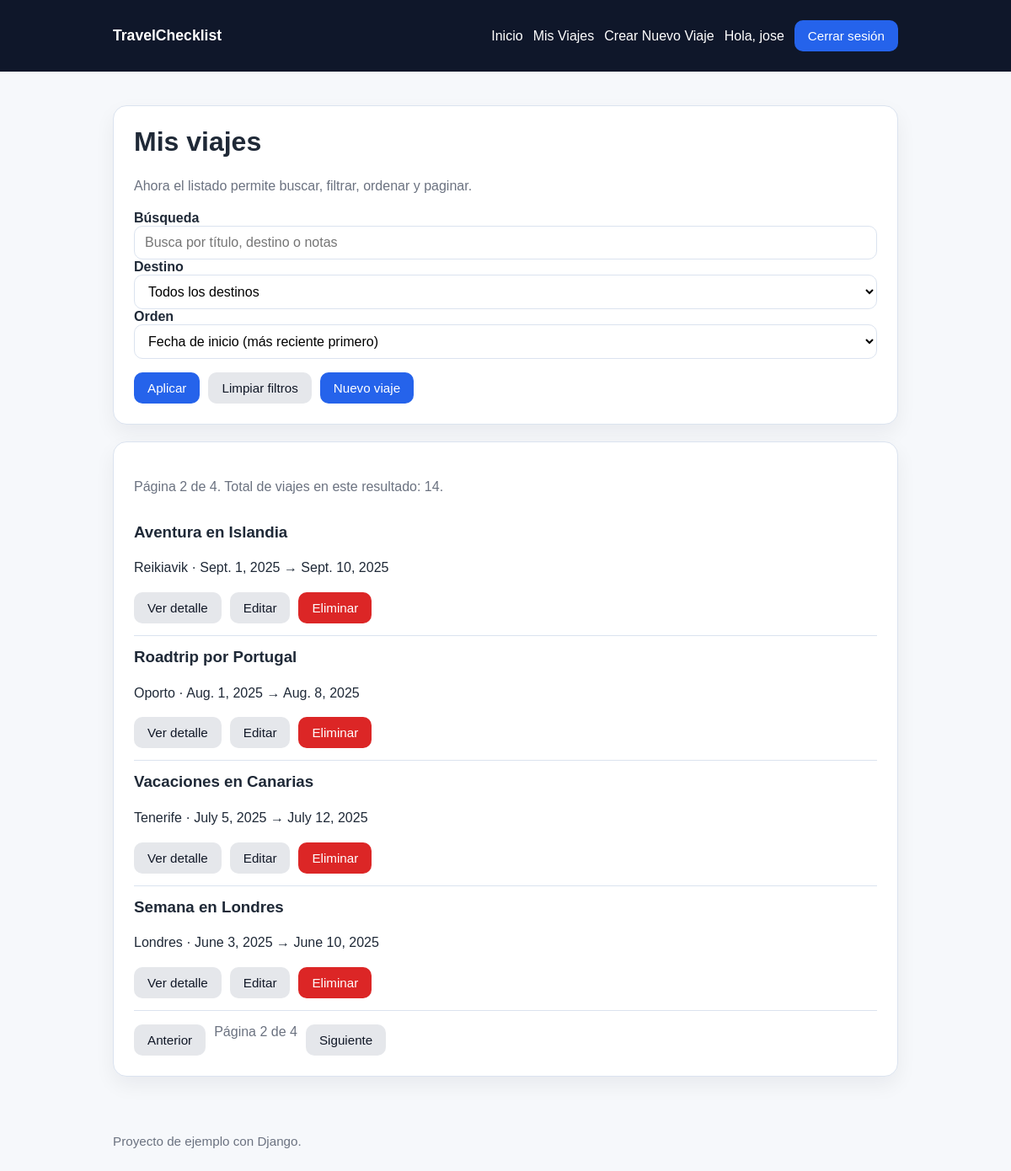
The app's page /trips/?page=2&q=&destination=&order=start_desc (signed in) with its own data.
### trips/models.py (models this page shows, shortened)
class Trip(models.Model):
    user = models.ForeignKey(
        settings.AUTH_USER_MODEL,
        on_delete=models.CASCADE,
        related_name='trips'
    )
    title = models.CharField(max_length=120)        # Título del viaje
    destination = models.CharField(max_length=120)  # Destino
    start_date = models.DateField()                 # Inicio del viaje
    end_date = models.DateField()                   # Fin del viaje
    notes = models.TextField(blank=True)            # Notas opcionales
    created_at = models.DateTimeField(auto_now_add=True)  # Fecha de creación
    class Meta:
        ordering = ['-start_date', '-created_at']

### trips/views.py (the view)
# urls.py: path('trips/', views.trip_list, name='trip_list'),
@login_required
def trip_list(request):
    trips = Trip.objects.filter(user=request.user)
    q = request.GET.get('q', '').strip()
    destination = request.GET.get('destination', '').strip()
    order = request.GET.get('order', 'start_desc')
    if q:
        trips = trips.filter(
            Q(title__icontains=q) |
            Q(destination__icontains=q) |
            Q(notes__icontains=q)
        )
    if destination:
        trips = trips.filter(destination=destination)
    order_options = {
        'start_desc': '-start_date',   # Más recientes primero
        'start_asc': 'start_date',     # Más antiguos primero
        'destination_asc': 'destination',
        'created_desc': '-created_at',
        'created_asc': 'created_at',
    }
    trips = trips.order_by(order_options.get(order, '-start_date'))
    destinations = (
        Trip.objects
        .filter(user=request.user)
        .values_list('destination', flat=True)
        .distinct()
        .order_by('destination')
    )
    paginator = Paginator(trips, 4)
    page_number = request.GET.get('page')
    page_obj = paginator.get_page(page_number)
    context = {
        'trips': page_obj.object_list,
        'page_obj': page_obj,
        'q': q,
        'destination': destination,
        'order': order,
        'destinations': destinations,
    }
    return render(request, 'trips/trip_list.html', context)

### trips/templates/trips/trip_list.html (shortened to what this page needs)
{% extends 'trips/base.html' %}
{% block content %}
  <div class="card">
    <h1>Mis viajes</h1>
    <p class="muted">Ahora el listado permite buscar, filtrar, ordenar y paginar.</p>
    <form method="get" class="stack">
      <label for="id_q"><strong>Búsqueda</strong></label>
      <input
        id="id_q"
        type="text"
        name="q"
        value="{{ q }}"
        placeholder="Busca por título, destino o notas"
      >
      <label for="id_destination"><strong>Destino</strong></label>
      <select id="id_destination" name="destination">
        <option value="">Todos los destinos</option>
      </select>
      <label for="id_order"><strong>Orden</strong></label>
      <select id="id_order" name="order">
        <option value="start_desc" {% if order == 'start_desc' %}selected{% endif %}>Fecha de inicio (más reciente primero)</option>
      </select>
      <div class="actions">
        <button class="button" type="submit">Aplicar</button>
        <a class="button secondary" href="{% url 'trips:trip_list' %}">Limpiar filtros</a>
        <a class="button" href="{% url 'trips:trip_create' %}">Nuevo viaje</a>
      </div>
    </form>
  </div>
  <div class="card">
    <p class="muted">
      Página {{ page_obj.number }} de {{ page_obj.paginator.num_pages }}.
      Total de viajes en este resultado: {{ page_obj.paginator.count }}.
    </p>
    {% if trips %}
      <ul class="clean">
        {% for trip in trips %}
          <li>
            <h3>{{ trip.title }}</h3>
            <p>{{ trip.destination }} · {{ trip.start_date }} → {{ trip.end_date }}</p>
            <div class="actions">
              <a class="button secondary" href="{% url 'trips:trip_detail' trip.pk %}">Ver detalle</a>
              <a class="button secondary" href="{% url 'trips:trip_update' trip.pk %}">Editar</a>
              <a class="button danger" href="{% url 'trips:trip_delete' trip.pk %}">Eliminar</a>
            </div>
          </li>
        {% endfor %}
      </ul>
      {% if page_obj.has_other_pages %}
        <div class="actions">
          {% if page_obj.has_previous %}
            <a
              class="button secondary"
              href="?page={{ page_obj.previous_page_number }}&q={{ q|urlencode }}&destination={{ destination|urlencode }}&order={{ order|urlencode }}"
            >
              Anterior
            </a>
          {% endif %}
          <span class="muted">Página {{ page_obj.number }} de {{ page_obj.paginator.num_pages }}</span>
          {% if page_obj.has_next %}
            <a
              class="button secondary"
              href="?page={{ page_obj.next_page_number }}&q={{ q|urlencode }}&destination={{ destination|urlencode }}&order={{ order|urlencode }}"
            >
              Siguiente
            </a>
          {% endif %}
        </div>
      {% endif %}
    {% else %}
      <p>No hay viajes que cumplan el filtro actual.</p>
    {% endif %}
  </div>
{% endblock %}

### trips/templates/trips/base.html (shortened to what this page needs)
<!doctype html>
<html lang="es">
<head>
</head>
<body>
  <header class="nav">
    <div class="container">
      <a class="brand" href="{% url 'trips:home' %}">TravelChecklist</a>
      <div class="nav-links">
        <a href="{% url 'trips:home' %}">Inicio</a>
        {% if user.is_authenticated %}
        <a href="{% url 'trips:trip_list' %}">Mis Viajes</a>
        <a href="{% url 'trips:trip_create' %}">Crear Nuevo Viaje</a>
        <span>Hola, {{ user.username }}</span>
        <form method="post" action="{% url 'trips:logout' %}" style="margin:0;">
          <button type="submit">Cerrar sesión</button>
        </form>
        {% else %}
        <a href="{% url 'trips:login' %}">Login</a>
        <a href="{% url 'trips:signup' %}">Registro</a>
        {% endif %}
      </div>
    </div>
  </header>
  <main class="container">
    {% block content %}{% endblock %}
  </main>
  <footer class="container footer">
    Proyecto de ejemplo con Django.
  </footer>
</body>
</html>

### trips/templates/trips/base.html (style rules this page uses)
:root { --bg: #f6f8fb; --card: #ffffff; --text: #1f2937; --muted: #6b7280; --primary: #2563eb; --primary-dark: #1d4ed8; --border: #dbe3ef; --danger: #dc2626; --success: #059669; }
* { box-sizing: border-box; }
body { margin: 0; font-family: Arial, Helvetica, sans-serif; background: var(--bg); color: var(--text); }
.container { width: min(100%, 980px); margin: 0 auto; padding: 24px; }
.nav { background: #0f172a; color: white; }
.nav .container { display: flex; justify-content: space-between; align-items: center; gap: 16px; }
.brand { color: white; text-decoration: none; font-weight: bold; font-size: 1.1rem; }
.nav-links { display: flex; align-items: center; gap: 12px; flex-wrap: wrap; }
.nav a { color: white; text-decoration: none; }
.card { background: var(--card); border: 1px solid var(--border); border-radius: 16px; padding: 24px; box-shadow: 0 10px 25px rgba(15, 23, 42, 0.06); margin-bottom: 20px; }
h1, h2, h3 { margin-top: 0; }
p { line-height: 1.6; }
.button, button, input[type="submit"] { display: inline-block; background: var(--primary); color: white; border: none; border-radius: 10px; padding: 10px 16px; text-decoration: none; cursor: pointer; font-size: 0.95rem; }
.button.secondary { background: #e5e7eb; color: #111827; }
.button.danger { background: var(--danger); }
input, textarea, select { width: 100%; padding: 10px 12px; border: 1px solid var(--border); border-radius: 10px; font: inherit; background: white; }
.muted { color: var(--muted); }
ul.clean { list-style: none; padding: 0; margin: 0; }
ul.clean li { padding: 14px 0; border-bottom: 1px solid var(--border); }
.actions { display: flex; gap: 10px; flex-wrap: wrap; margin-top: 16px; }
.footer { color: var(--muted); font-size: 0.95rem; padding-bottom: 32px; }

### records on screen
Trip: title "Aventura en Islandia", destination "Reikiavik", start_date "Sept. 1, 2025", end_date "Sept. 10, 2025"
Trip: title "Roadtrip por Portugal", destination "Oporto", start_date "Aug. 1, 2025", end_date "Aug. 8, 2025"
Trip: title "Vacaciones en Canarias", destination "Tenerife", start_date "July 5, 2025", end_date "July 12, 2025"
Trip: title "Semana en Londres", destination "Londres", start_date "June 3, 2025", end_date "June 10, 2025"

### other values on screen
{{ user.username }} "jose"
{{ page_obj.number }} "2"
{{ page_obj.paginator.num_pages }} "4"
{{ page_obj.paginator.count }} "14"
